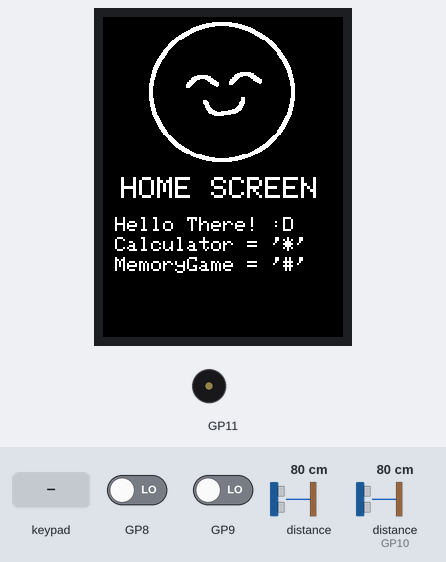
Bench run of a sketch on a simulated Raspberry Pi Pico. Shown: 240×320 colour display, buzzer (waves = sounding). Wiring (inferred from the names in the program): range finder with pulse-width output: data GP10. The inputs (shaded band) are chosen by the test bench; at power-on: GP9 LOW, GP8 LOW, distance to the obstacle 80 cm, distance to the obstacle (sensor on GP10) 80 cm. Random numbers use the default seed unless the sketch sets one; what the sketch prints to the serial monitor is not drawn.

Above: at 1.9 s.
2.0 s: keypad keys 1 2 3 4 pressed 0.4 s apart
At 5.8 s:
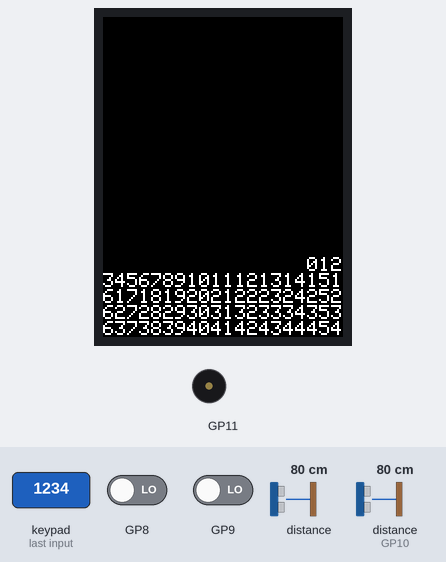
5.9 s: key '#' pressed
8.9 s: key '*' pressed
11.9 s: GP9 driven HIGH
At 13.2 s:
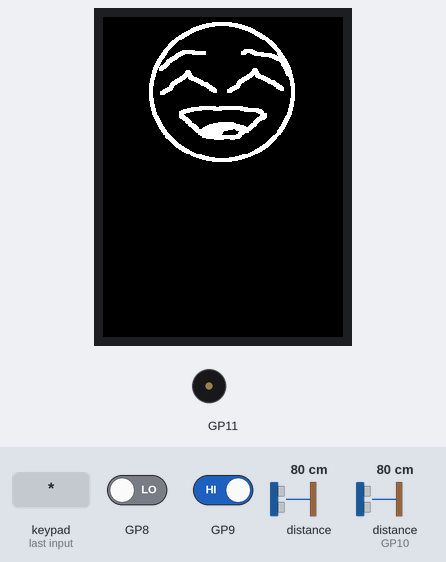
13.8 s: keypad keys 1 3 9 7 # pressed 0.4 s apart
At 16.2 s:
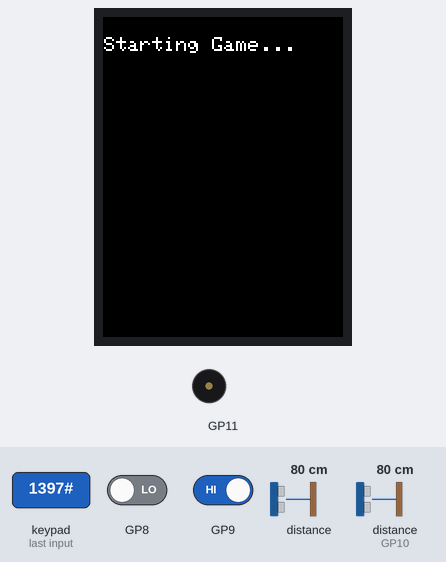
17.3 s: key '9' pressed
At 19.4 s:
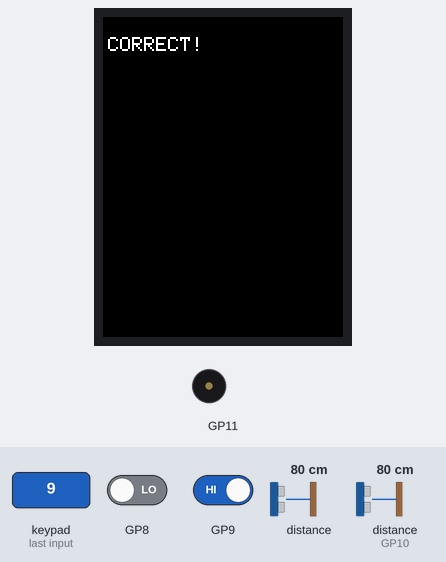
Timing chart, 0 to 20.9 s (numbered marks = the images above; inputs shaded):
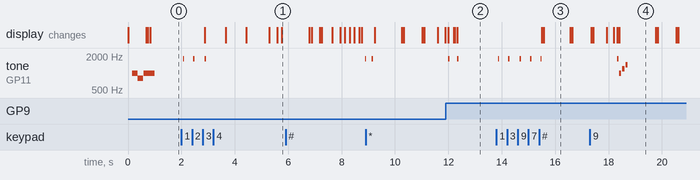

Measured:
- after the input at 2.0 s, tone on GP11: alternates 1800 Hz for 0.05 s and silent for 0.36 s, 6 changes in all, then stays silent, starting after 0.06 s; the display: first changes after 0.88 s (image 1 shows a later state)
- after the input at 13.8 s, tone on GP11: alternates 1800 Hz for 0.05 s and silent for 0.34 s, 10 changes in all, then stays silent, starting after 0.06 s; the display: first changes after 1.7 s (image 3 shows a later state)
- after the input at 17.3 s, tone on GP11: plays 1800 Hz for 0.05 s, 1000 Hz for 0.08 s, 1200 Hz for 0.08 s, 1400 Hz for 0.08 s, starting after 1.0 s
- by itself, tone on GP11: plays 1000 Hz for 0.22 s, 800 Hz for 0.20 s, 1000 Hz for 0.40 s
- what the display in image 3 shows lasts 1.0 s, from 15.6 s to 16.6 s
- what the display in image 4 shows lasts 1.4 s, from 18.4 s to 19.8 s

The sketch:

main.ino
```cpp
/* ----------------------------------------------------------------------- */
//      This is V1.8.0 of the main .ino file for the SOCIOBOT project,     //
//                                                                         //
//      Main objective is to interact with humans through basic sensor     //
//       inputs, i.e, PIR, Distance, touch, and send back a 'emotive'      //
//           response, as well as include a calculator & memoryGame        //
//                                function                                 //
//                    Design and code by Edward Blaha                      //
//                                                                         //
//           Dedicated to the public domain via The Unlicense.             //
//                  See https://unlicense.org/ for details.                //
//                                                                         //
//                         Design by Edward Blaha                          //
//         For more information about this project, please visit           //
//                     https://github.com/Edward-Blaha                     //
/*-------------------------------------------------------------------------*/
#include "DisplayDriver.h"
#include "Sensors.h"
#include "KeypadFunction.h"
#include "Calculator.h"
#include "MemoryGame.h"
#include "Buzzers.h"
MemoryGame myGame;
DisplayDriver tftDisplay;
Sensors sensor;

KeypadDef keypadDef = {
  {13,18,17,15},
  {14,12,16}
};
KeypadFunction myKeys(&keypadDef);
Calculator myCalculator;
Buzzers commBuzzer;
//
char key;
//
unsigned long lastActivityTime = 0;
bool hasActivity;
unsigned long boredStartTime = 0;
bool currentlyBored = false;
bool boredCycleDone;
//

bool isInCalculatorMode = false;
volatile bool endCalculator = false;
bool isInGameMode = false;
//
int buttonPin = 10;
volatile unsigned long lastButtonPressTime = 0; // Shared timer
const unsigned long debounceDelay = 100;       // 200ms threshold
//
int eggStep = 0;
bool hasBeenPet = false;
static bool petEffectTriggered = false; // 'static' remembers the value between loops
//
// int baseMagY = 0; // FOR FUTURE PROGRESS! COULD NOT GET IT TO WORK!
// int previousBaseMagneto = 0; // FOR FUTURE PROGRESS! COULD NOT GET IT TO WORK!
// const int pickUpThreshold = 120; // FOR FUTURE PROGRESS! COULD NOT GET IT TO WORK!
//

/*--------------------------------------------------------------------------------------*/

//Calculator and menu RESET / home button
void resetbuttonISR() {
  unsigned long currentTime = millis();
  if (currentTime - lastButtonPressTime > debounceDelay) {
    endCalculator = true; // This acts as "Home" / "RESET" signal ( Does not use physical reset pin on RP2040! )
    lastButtonPressTime = currentTime;
  }
}
/*--------------------------------------------------------------------------------------*/
// int magnetometerCheck() { // FOR FUTURE PROGRESS! COULD NOT GET IT TO WORK!
//   return sensor.readMagnetometer('y');
// }
/*--------------------------------------------------------------------------------------*/
// bool isPickedUp() { // FOR FUTURE PROGRESS! COULD NOT GET IT TO WORK!
//   int currentMagY = magnetometerCheck();
//   Serial.println(currentMagY);
//   int difference = abs(currentMagY - baseMagY);
//   return (difference > pickUpThreshold);
// }

/*--------------------------------------------------------------------------------------*/

void EasterEgg(char key) { //Easter egg can be activated if '1', '2', and '3' are pressed one after the other, AND ONLY IF NO OTHER FUNCTION IS RUNNING!
  if (!key) return; // Exit if no key was pressed

  // Step-by-step check
  if (eggStep == 0 && key == '1' && !isInCalculatorMode && !isInGameMode) {
    eggStep = 1; // Good start!
  }
  else if (eggStep == 1 && key == '2' && !isInCalculatorMode && !isInGameMode) {
    eggStep = 2; // Almost there...
  }
  else if (eggStep == 2 && key == '3' && !isInCalculatorMode && !isInGameMode) {
    tftDisplay.testScreen(); // Success!
    eggStep = 0;             // Reset
  }
  else {
    eggStep = 0; // Wrong key pressed, start over!
  }
}

// check, is there activity?
bool isThereActivity(){
  if(sensor.readPIR() || sensor.readDistance() < 700 || sensor.touchSensorStatus()){ // If any sort of activity ? save time since last active and return true : return false
    lastActivityTime = millis();
    return true; // THERE IS ACTIVITY!
  }
  return false;
}

/*--------------------------------------------------------------------------------------*/
// MEMORY GAME

void memoryGameSequence() {

  if (isInGameMode) {
    if (myGame.isActive()){
      myGame.handleInput(key, tftDisplay);
    } else {
      isInGameMode = false;
    }
  }
  else {
    // Switch to Game Mode with '#'
    if (key == '#' && !isInGameMode && !isInCalculatorMode) {
      isInGameMode = true;
      // myGame.start(tftDisplay);
    }
  }
}

/*--------------------------------------------------------------------------------------*/

// BORED SEQUENCE
void BoredSequence(){
  if(!isInCalculatorMode && !isInGameMode){
    if (hasActivity && currentlyBored) {//Transitioning from BORED back to ACTIVE due to sensor input
      currentlyBored = false;
      tftDisplay.clearFaceSpace();
      tftDisplay.displayEstaticFace();
      tftDisplay.setprintln(2, 9);
      tftDisplay.textSize(3);
      tftDisplay.printString("Hello Again!");
      commBuzzer.playLevelUp();
      Serial.println("Welcome back! Displaying Happy Face."); // debug
      delay(2000);
    }

    //Currently ACTIVE
    if (hasActivity) {
      lastActivityTime = millis(); // Keep resetting the timer while active
      currentlyBored = false;
    }

    //NO ACTIVITY - check if sociobot should enter BORED mode
    else if (millis() - lastActivityTime >= 15000) {
      if (!currentlyBored) {
        tftDisplay.clearScreen(); // Clear once when entering bored mode
        boredStartTime = millis();
        currentlyBored = true;
      }
      tftDisplay.displayBoredSequence(boredStartTime);
    }
  }
}

/*--------------------------------------------------------------------------------------*/

void calculateSequence() {
  //Check if '*' is pressed to enter mode
  if (key == '*' && !isInCalculatorMode) {
    isInCalculatorMode = true;
    tftDisplay.textSize(2);
    isInGameMode = false;  // Ensure we aren't in game mode
    tftDisplay.clearScreen();
    delay(10);
    tftDisplay.setprintln(1,2);
    tftDisplay.printString("Calculator Mode");
    tftDisplay.setprintln(1,3);
    myCalculator.reset();
    return; // Stop here so the '*' isn't processed as a number/math symbol
  }
  if(key == '#' && isInCalculatorMode){
    commBuzzer.playEQUALS();
  }

  //RESET, Check the hardware button signal
  if (endCalculator) {
    endCalculator = false;
    isInCalculatorMode = false;
    currentlyBored = false;
    myCalculator.reset();
    lastActivityTime = millis();
    Serial.println("System Reset: Returned to Home Screen");
  }

  //Only run if mode is active
  if (isInCalculatorMode) {
    myCalculator.run(key);
  }
}

/*--------------------------------------------------------------------------------------*/

bool isBeingPet(){
  if(sensor.touchSensorStatus() && hasActivity){
    return true;
  }
  else{
    return false;
  }
}
//--------------------------------------------------MAIN LOOPS--------------------------------------------------------------//

void setup() { // Main code
  Serial.begin(115200); // debug only! (possibly for comms later!)
  sensor.initSensors(8,9,0,1);
  myKeys.begin();
  pinMode(buttonPin, INPUT_PULLUP); // no need for external resistor
  attachInterrupt(digitalPinToInterrupt(buttonPin), resetbuttonISR , FALLING); // for reset button
  tftDisplay.beginDisplay(3,2); //Pin define for display (SPI)
  commBuzzer.initBuzzer(11); //buzzer pin init
  commBuzzer.powerOnChime();
  tftDisplay.clearScreen();
  hasActivity = false;
  tftDisplay.displayHappyFace();
  tftDisplay.textSize(2);
  tftDisplay.setprintln(1,2);
  delay(30);
  // baseMagY = sensor.readMagnetometer('y'); // FOR FUTURE PROGRESS! COULD NOT GET IT TO WORK!
  // previousBaseMagneto = baseMagY;

}

int lastState = -1; // 0=Home, 1=Calc, 2=Game, 3=Bored, 4=Pet, 5= magnetometer change

void loop() {
  myKeys.tick();
  hasActivity = isThereActivity();
  key = myKeys.getPressedKey();

  if(key) commBuzzer.playBeep();

  // 1. DETERMINE THE CURRENT STATE
  int currentState;
  // if (isPickedUp())              currentState = 5; // Magnetometer trigger takes priority        // FOR FUTURE PROGRESS! COULD NOT GET IT TO WORK!
  if (isInCalculatorMode)   currentState = 1;
  else if (isInGameMode)         currentState = 2;
  else if (currentlyBored)       currentState = 3;
  else if (isBeingPet())         currentState = 4;
  else                           currentState = 0; // Default: Home

  if (currentState != lastState) {
    tftDisplay.clearScreen();

    switch (currentState) {
      case 0: // HOME
        tftDisplay.textSize(1);
        tftDisplay.displayHappyFace();
        tftDisplay.homeMenu();
        break;

      case 1: // CALCULATOR
        tftDisplay.textSize(2);
        tftDisplay.setprintln(1, 2);
        tftDisplay.printString("Calculator Mode");
        myCalculator.reset();
        break;

      case 2: // GAME
        tftDisplay.textSize(2);
        tftDisplay.setprintln(1, 2);
        tftDisplay.printString("Starting Game...");
        delay(1000); // Shortened delay for better feel
        myGame.start(tftDisplay);
        break;

      case 3: // BORED
        boredStartTime = millis();
        break;

      case 4: // PETTING
        tftDisplay.displayEstaticFace(); // Using your existing face method
        commBuzzer.playBeep();
        break;

      // case 5: // DIZZY / PICKED UP         // FOR FUTURE PROGRESS! COULD NOT GET IT TO WORK!
      //   tftDisplay.displayDizzyFace();
      //   commBuzzer.playEQUALS();
      //   break;
    }
    lastState = currentState;
  }

  // 3. RUN CONSTANT LOGIC
  BoredSequence();
  calculateSequence();
  memoryGameSequence();
  EasterEgg(key);

  // Update tracking variable for the next loop
  // previousBaseMagneto = magnetometerCheck(); // FOR FUTURE PROGRESS! COULD NOT GET IT TO WORK!
}
```

Buzzers.cpp
```cpp
/*-----------------------------------------------------------------------------------------------------*/
/*                       Buzzers.cpp file for audio control on the SocioBot project                    */
/*                            Dedicated to the public domain via The Unlicense.                        */
/*                              See https://unlicense.org/ for details.                                */
/*                                                                                                     */
/*                                      Design by Edward Blaha                                         */
/*         For more information about this project, please visit https://github.com/Edward-Blaha       */
/*-----------------------------------------------------------------------------------------------------*/

#include "Buzzers.h"
int buzzerPin;
void Buzzers::powerOnChime(){
  tone(buzzerPin, 1000, 400);
  delay(220);
  tone(buzzerPin, 800, 200);
  delay(220);
  tone(buzzerPin, 1000, 400);
}

void Buzzers::initBuzzer(int pin){
  buzzerPin = pin;
  pinMode(buzzerPin, OUTPUT);
}

void Buzzers::playBeep() { // Sharp short beep for keypad
  tone(buzzerPin, 1800, 50);
}

void Buzzers::playpetBeep() { // Sharp short beep for keypad
  tone(buzzerPin, 1500, 80);
}
void Buzzers::playEQUALS() { // Sharp short beep for equals on
  tone(buzzerPin, 1800, 50);
  delay(100);
  tone(buzzerPin, 1800, 50);
}

void Buzzers::playLevelUp() {
  for(int i = 0; i < 3; i++) {
    tone(buzzerPin, 1000 + (i * 200), 80); // increase pitch incrementally as if a level up instead of having multiple frequencies / tones
    delay(120);
  }
}

void Buzzers::playGameOver(){
  for(int i = 0; i < 4; i++) {
    tone(buzzerPin, 1000 - (i * 150), 250); // lower pitch incrementally for GameOver
    delay(270);
  }
}

void Buzzers::gameWinChime(){
  tone(buzzerPin, 1000, 400);
  delay(420);
  tone(buzzerPin, 1000, 100);
  delay(120);
  tone(buzzerPin, 1500, 600);
}
```

Buzzers.h
```cpp
/*-----------------------------------------------------------------------------------------------------*/
/*                       Buzzers.h file for audio control on the SocioBot project                      */
/*                            Dedicated to the public domain via The Unlicense.                        */
/*                              See https://unlicense.org/ for details.                                */
/*                                                                                                     */
/*                                      Design by Edward Blaha                                         */
/*         For more information about this project, please visit https://github.com/Edward-Blaha       */
/*-----------------------------------------------------------------------------------------------------*/


#ifndef BUZZER_H
#define BUZZER_H
#include <Arduino.h>
extern int buzzerPin;
class Buzzers{
  public:
  void initBuzzer(int pin);
  void powerOnChime();
  void gameWinChime();
  void playBeep();
  void playLevelUp();
  void playGameOver();
  void playEQUALS();
  void playpetBeep();
};
#endif
```

Calculator.cpp
```cpp
/*-----------------------------------------------------------------------------------------------------*/
/*                   Calculator.cpp file for calculator function on the SocioBot project               */
/*                            Dedicated to the public domain via The Unlicense.                        */
/*                              See https://unlicense.org/ for details.                                */
/*                                                                                                     */
/*                                      Design by Edward Blaha                                         */
/*         For more information about this project, please visit https://github.com/Edward-Blaha       */
/*-----------------------------------------------------------------------------------------------------*/

#include <Arduino.h>
#include "Calculator.h"

// Global calculator state
long long result;
long long currentNumber;
char op;
int counterI;
Calculator::Calculator() {
    // Main constructor
    state = ENTER_NUMBER;
    result = 0;
    currentNumber = 0;
    op = '+';
}

/*-------------------------------------------------------------------------------------------------------------------------------------------*/

void Calculator::calculate() {
  switch (op) {
    case '+':
      result += currentNumber;
      break;
    case '-':
      result -= currentNumber;
      break;
    case '*':
      result *= currentNumber;
      break;
    case '/':
      if (currentNumber != 0) {  // Safe division
        result /= currentNumber;
      }
      break;
  }
  currentNumber = 0;
}

/*-------------------------------------------------------------------------------------------------------------------------------------------*/

void Calculator::run(char key) {
  if (!key) return;

  // 1. NUMBER HANDLING
  if (key >= '0' && key <= '9') {
    currentNumber = currentNumber * 10 + (key - '0');
    tftDisplay.printChar(key);
  }

  // 2. THE OPERATOR CYCLE (*)
  else if (key == '*') {
    // ONLY calculate if the user has typed a number since the last operator
    // This prevents the '0' reset from wiping your result when cycling
    if (currentNumber != 0) {
        calculate();
    }

    // Cycle the operator
    if (op == '+') op = '-';
    else if (op == '-') op = '*';
    else if (op == '*') op = '/';
    else op = '+';

    // UI: Overwrite or indicate the new operator
    tftDisplay.printChar(' ');
    tftDisplay.printChar(op);
    tftDisplay.printChar(' ');
  }

  // 3. THE EQUALS KEY (#)
  else if (key == '#') {
    calculate(); // Final calculation
    tftDisplay.printChar('=');
    tftDisplay.printString(String(result).c_str());
    result = 0;        // Reset the running total so the next sum starts at 0
    currentNumber = 0; // Reset the current input
    op = '+';          // Reset the operator
    counterI++;
    tftDisplay.setprintln(0,3+counterI);
    if(counterI == 10){
      counterI = 0;
      tftDisplay.clearScreen();
      tftDisplay.setprintln(1,2);
      tftDisplay.printString("Calculator Mode");
      tftDisplay.setprintln(1,3);
    }

    currentNumber = 0;
  }
}


void Calculator::reset() {
  result = 0;
  currentNumber = 0;
  op = '+';
  state = ENTER_NUMBER;
}
/*-------------------------------------------------------------------------------------------------------------------------------------------*/
```

Calculator.h
```cpp
/*-----------------------------------------------------------------------------------------------------*/
/*                                Calculator.h on the SocioBot project                                 */
/*                            Dedicated to the public domain via The Unlicense.                        */
/*                              See https://unlicense.org/ for details.                                */
/*                                                                                                     */
/*                                      Design by Edward Blaha                                         */
/*         For more information about this project, please visit https://github.com/Edward-Blaha       */
/*-----------------------------------------------------------------------------------------------------*/


#ifndef CALCULATOR_H
#define CALCULATOR_H
#include <Arduino.h>
#include "KeypadFunction.h"
#include "DisplayDriver.h"

extern DisplayDriver tftDisplay;

class Calculator {
  public:
  Calculator();           // constructor
  void run(char key);             // main calculator logic
  void reset();
  private:
  long result;
  long currentNumber;
  char op;
  // DisplayDriver tftDisplay;

  enum CalcState {
    ENTER_NUMBER,
    ENTER_OPERATOR
  };
  CalcState state;
  void calculate();
};
#endif
```

Source omitted: MemoryGame.cpp (3803 bytes), MemoryGame.h (1563 bytes), Sensors.cpp (2241 bytes), Sensors.h (1188 bytes), tmapFaces.cpp (data table, 218429 bytes), DisplayDriver.cpp (7935 bytes), DisplayDriver.h (2332 bytes), KeypadFunction.cpp (2191 bytes), KeypadFunction.h (1282 bytes)
